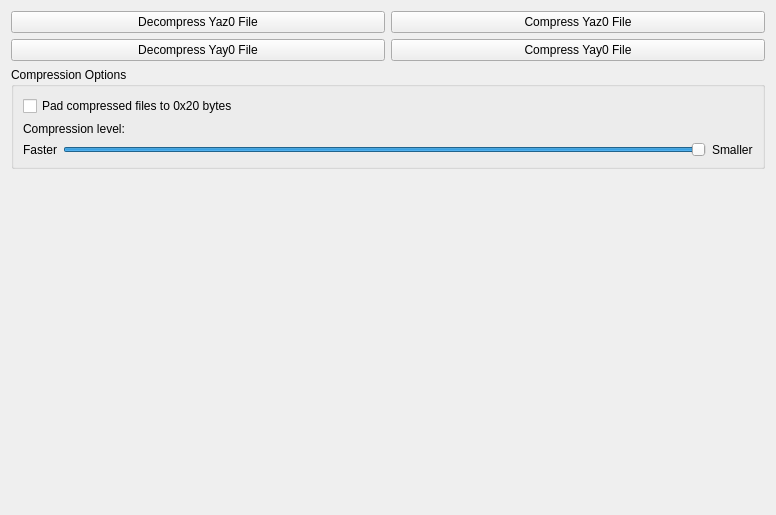
<?xml version="1.0" encoding="UTF-8"?>
<ui version="4.0">
 <class>Yaz0Yay0Tab</class>
 <widget class="QWidget" name="Yaz0Yay0Tab">
  <property name="geometry">
   <rect>
    <x>0</x>
    <y>0</y>
    <width>776</width>
    <height>515</height>
   </rect>
  </property>
  <property name="windowTitle">
   <string>Form</string>
  </property>
  <layout class="QVBoxLayout" name="verticalLayout">
   <item>
    <layout class="QHBoxLayout" name="horizontalLayout_2">
     <item>
      <widget class="QPushButton" name="decompress_yaz0">
       <property name="text">
        <string>Decompress Yaz0 File</string>
       </property>
      </widget>
     </item>
     <item>
      <widget class="QPushButton" name="compress_yaz0">
       <property name="text">
        <string>Compress Yaz0 File</string>
       </property>
      </widget>
     </item>
    </layout>
   </item>
   <item>
    <layout class="QHBoxLayout" name="horizontalLayout_3">
     <item>
      <widget class="QPushButton" name="decompress_yay0">
       <property name="text">
        <string>Decompress Yay0 File</string>
       </property>
      </widget>
     </item>
     <item>
      <widget class="QPushButton" name="compress_yay0">
       <property name="text">
        <string>Compress Yay0 File</string>
       </property>
      </widget>
     </item>
    </layout>
   </item>
   <item>
    <widget class="QGroupBox" name="groupBox">
     <property name="title">
      <string>Compression Options</string>
     </property>
     <layout class="QVBoxLayout" name="verticalLayout_2">
      <item>
       <widget class="QCheckBox" name="pad_compressed_files">
        <property name="text">
         <string>Pad compressed files to 0x20 bytes</string>
        </property>
       </widget>
      </item>
      <item>
       <widget class="QLabel" name="label_3">
        <property name="text">
         <string>Compression level:</string>
        </property>
       </widget>
      </item>
      <item>
       <layout class="QHBoxLayout" name="horizontalLayout">
        <item>
         <widget class="QLabel" name="label">
          <property name="text">
           <string>Faster</string>
          </property>
         </widget>
        </item>
        <item>
         <widget class="QSlider" name="compression_level">
          <property name="minimum">
           <number>1</number>
          </property>
          <property name="maximum">
           <number>16</number>
          </property>
          <property name="singleStep">
           <number>1</number>
          </property>
          <property name="value">
           <number>16</number>
          </property>
          <property name="orientation">
           <enum>Qt::Horizontal</enum>
          </property>
         </widget>
        </item>
        <item>
         <widget class="QLabel" name="label_2">
          <property name="text">
           <string>Smaller</string>
          </property>
         </widget>
        </item>
       </layout>
      </item>
     </layout>
    </widget>
   </item>
   <item>
    <spacer name="verticalSpacer">
     <property name="orientation">
      <enum>Qt::Vertical</enum>
     </property>
     <property name="sizeHint" stdset="0">
      <size>
       <width>20</width>
       <height>463</height>
      </size>
     </property>
    </spacer>
   </item>
  </layout>
 </widget>
 <resources/>
 <connections/>
</ui>
